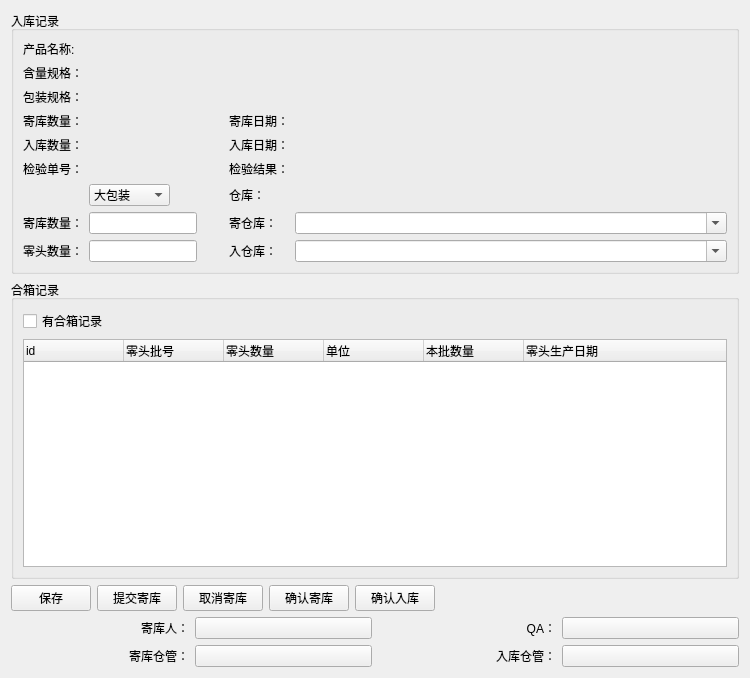
<?xml version="1.0" encoding="UTF-8"?>
<ui version="4.0">
 <class>Form</class>
 <widget class="QWidget" name="Form">
  <property name="geometry">
   <rect>
    <x>0</x>
    <y>0</y>
    <width>750</width>
    <height>678</height>
   </rect>
  </property>
  <property name="tabletTracking">
   <bool>false</bool>
  </property>
  <property name="windowTitle">
   <string>Form</string>
  </property>
  <layout class="QVBoxLayout" name="verticalLayout">
   <item>
    <widget class="QGroupBox" name="groupBox">
     <property name="title">
      <string>入库记录</string>
     </property>
     <layout class="QGridLayout" name="gridLayout">
      <item row="3" column="0">
       <widget class="QLabel" name="label_3">
        <property name="sizePolicy">
         <sizepolicy hsizetype="Fixed" vsizetype="Preferred">
          <horstretch>0</horstretch>
          <verstretch>0</verstretch>
         </sizepolicy>
        </property>
        <property name="text">
         <string>包装规格：</string>
        </property>
       </widget>
      </item>
      <item row="8" column="1">
       <widget class="QLabel" name="label_reportpaperno">
        <property name="text">
         <string/>
        </property>
       </widget>
      </item>
      <item row="4" column="4">
       <widget class="QLabel" name="label_dpdate">
        <property name="text">
         <string/>
        </property>
       </widget>
      </item>
      <item row="15" column="3">
       <widget class="QLabel" name="label_19">
        <property name="sizePolicy">
         <sizepolicy hsizetype="Fixed" vsizetype="Preferred">
          <horstretch>0</horstretch>
          <verstretch>0</verstretch>
         </sizepolicy>
        </property>
        <property name="text">
         <string>入仓库：</string>
        </property>
        <property name="alignment">
         <set>Qt::AlignRight|Qt::AlignTrailing|Qt::AlignVCenter</set>
        </property>
       </widget>
      </item>
      <item row="13" column="1">
       <layout class="QHBoxLayout" name="horizontalLayout">
        <item>
         <widget class="QLineEdit" name="lineEdit_amount">
          <property name="sizePolicy">
           <sizepolicy hsizetype="Preferred" vsizetype="Fixed">
            <horstretch>0</horstretch>
            <verstretch>0</verstretch>
           </sizepolicy>
          </property>
         </widget>
        </item>
        <item>
         <widget class="QLabel" name="label_unit">
          <property name="text">
           <string/>
          </property>
         </widget>
        </item>
       </layout>
      </item>
      <item row="4" column="3">
       <widget class="QLabel" name="label_13">
        <property name="sizePolicy">
         <sizepolicy hsizetype="Preferred" vsizetype="Preferred">
          <horstretch>0</horstretch>
          <verstretch>0</verstretch>
         </sizepolicy>
        </property>
        <property name="text">
         <string>寄库日期：</string>
        </property>
        <property name="alignment">
         <set>Qt::AlignRight|Qt::AlignTrailing|Qt::AlignVCenter</set>
        </property>
       </widget>
      </item>
      <item row="6" column="0">
       <widget class="QLabel" name="label_8">
        <property name="sizePolicy">
         <sizepolicy hsizetype="Fixed" vsizetype="Preferred">
          <horstretch>0</horstretch>
          <verstretch>0</verstretch>
         </sizepolicy>
        </property>
        <property name="text">
         <string>入库数量：</string>
        </property>
       </widget>
      </item>
      <item row="1" column="1" colspan="4">
       <widget class="QLabel" name="label_spec">
        <property name="text">
         <string/>
        </property>
       </widget>
      </item>
      <item row="0" column="0">
       <widget class="QLabel" name="label">
        <property name="sizePolicy">
         <sizepolicy hsizetype="Fixed" vsizetype="Preferred">
          <horstretch>0</horstretch>
          <verstretch>0</verstretch>
         </sizepolicy>
        </property>
        <property name="text">
         <string>产品名称:</string>
        </property>
       </widget>
      </item>
      <item row="15" column="1">
       <layout class="QHBoxLayout" name="horizontalLayout_2">
        <item>
         <widget class="QLineEdit" name="lineEdit_oddment">
          <property name="sizePolicy">
           <sizepolicy hsizetype="Preferred" vsizetype="Fixed">
            <horstretch>0</horstretch>
            <verstretch>0</verstretch>
           </sizepolicy>
          </property>
         </widget>
        </item>
        <item>
         <widget class="QLabel" name="label_oddmentunit">
          <property name="text">
           <string/>
          </property>
         </widget>
        </item>
       </layout>
      </item>
      <item row="6" column="3">
       <widget class="QLabel" name="label_17">
        <property name="sizePolicy">
         <sizepolicy hsizetype="Fixed" vsizetype="Preferred">
          <horstretch>0</horstretch>
          <verstretch>0</verstretch>
         </sizepolicy>
        </property>
        <property name="text">
         <string>入库日期：</string>
        </property>
        <property name="alignment">
         <set>Qt::AlignRight|Qt::AlignTrailing|Qt::AlignVCenter</set>
        </property>
       </widget>
      </item>
      <item row="8" column="0">
       <widget class="QLabel" name="label_22">
        <property name="sizePolicy">
         <sizepolicy hsizetype="Fixed" vsizetype="Preferred">
          <horstretch>0</horstretch>
          <verstretch>0</verstretch>
         </sizepolicy>
        </property>
        <property name="text">
         <string>检验单号：</string>
        </property>
       </widget>
      </item>
      <item row="6" column="4">
       <widget class="QLabel" name="label_pidate">
        <property name="text">
         <string/>
        </property>
       </widget>
      </item>
      <item row="15" column="4">
       <widget class="QComboBox" name="comboBox_piposition">
        <property name="editable">
         <bool>true</bool>
        </property>
       </widget>
      </item>
      <item row="13" column="3">
       <widget class="QLabel" name="label_5">
        <property name="sizePolicy">
         <sizepolicy hsizetype="Fixed" vsizetype="Preferred">
          <horstretch>0</horstretch>
          <verstretch>0</verstretch>
         </sizepolicy>
        </property>
        <property name="text">
         <string>寄仓库：</string>
        </property>
        <property name="alignment">
         <set>Qt::AlignRight|Qt::AlignTrailing|Qt::AlignVCenter</set>
        </property>
       </widget>
      </item>
      <item row="13" column="4">
       <widget class="QComboBox" name="comboBox_dpposition">
        <property name="editable">
         <bool>true</bool>
        </property>
       </widget>
      </item>
      <item row="0" column="1" colspan="4">
       <widget class="QLabel" name="label_product">
        <property name="text">
         <string/>
        </property>
       </widget>
      </item>
      <item row="3" column="1" colspan="4">
       <widget class="QLabel" name="label_package">
        <property name="text">
         <string/>
        </property>
       </widget>
      </item>
      <item row="4" column="0">
       <widget class="QLabel" name="label_20">
        <property name="sizePolicy">
         <sizepolicy hsizetype="Fixed" vsizetype="Preferred">
          <horstretch>0</horstretch>
          <verstretch>0</verstretch>
         </sizepolicy>
        </property>
        <property name="text">
         <string>寄库数量：</string>
        </property>
       </widget>
      </item>
      <item row="9" column="1">
       <widget class="QComboBox" name="comboBox_unittype">
        <property name="sizePolicy">
         <sizepolicy hsizetype="Fixed" vsizetype="Fixed">
          <horstretch>0</horstretch>
          <verstretch>0</verstretch>
         </sizepolicy>
        </property>
        <item>
         <property name="text">
          <string>大包装      </string>
         </property>
        </item>
        <item>
         <property name="text">
          <string>中包装      </string>
         </property>
        </item>
        <item>
         <property name="text">
          <string>小包装      </string>
         </property>
        </item>
       </widget>
      </item>
      <item row="9" column="3">
       <widget class="QLabel" name="label_9">
        <property name="sizePolicy">
         <sizepolicy hsizetype="Fixed" vsizetype="Preferred">
          <horstretch>0</horstretch>
          <verstretch>0</verstretch>
         </sizepolicy>
        </property>
        <property name="text">
         <string>仓库：</string>
        </property>
        <property name="alignment">
         <set>Qt::AlignRight|Qt::AlignTrailing|Qt::AlignVCenter</set>
        </property>
       </widget>
      </item>
      <item row="8" column="3">
       <widget class="QLabel" name="label_2">
        <property name="sizePolicy">
         <sizepolicy hsizetype="Fixed" vsizetype="Preferred">
          <horstretch>0</horstretch>
          <verstretch>0</verstretch>
         </sizepolicy>
        </property>
        <property name="text">
         <string>检验结果：</string>
        </property>
        <property name="alignment">
         <set>Qt::AlignRight|Qt::AlignTrailing|Qt::AlignVCenter</set>
        </property>
       </widget>
      </item>
      <item row="9" column="4">
       <widget class="QLabel" name="label_warehouse">
        <property name="text">
         <string/>
        </property>
       </widget>
      </item>
      <item row="8" column="4">
       <widget class="QLabel" name="label_checkstatus">
        <property name="text">
         <string/>
        </property>
       </widget>
      </item>
      <item row="6" column="1">
       <layout class="QHBoxLayout" name="horizontalLayout_5">
        <item>
         <widget class="QLabel" name="label_piamount">
          <property name="text">
           <string/>
          </property>
         </widget>
        </item>
        <item>
         <widget class="QLabel" name="label_dpunit">
          <property name="text">
           <string/>
          </property>
         </widget>
        </item>
       </layout>
      </item>
      <item row="4" column="1">
       <layout class="QHBoxLayout" name="horizontalLayout_4">
        <item>
         <widget class="QLabel" name="label_dpamount">
          <property name="text">
           <string/>
          </property>
         </widget>
        </item>
        <item>
         <widget class="QLabel" name="label_piunit">
          <property name="text">
           <string/>
          </property>
         </widget>
        </item>
       </layout>
      </item>
      <item row="13" column="0">
       <widget class="QLabel" name="label_18">
        <property name="sizePolicy">
         <sizepolicy hsizetype="Fixed" vsizetype="Preferred">
          <horstretch>0</horstretch>
          <verstretch>0</verstretch>
         </sizepolicy>
        </property>
        <property name="text">
         <string>寄库数量：</string>
        </property>
       </widget>
      </item>
      <item row="1" column="0">
       <widget class="QLabel" name="label_16">
        <property name="sizePolicy">
         <sizepolicy hsizetype="Fixed" vsizetype="Preferred">
          <horstretch>0</horstretch>
          <verstretch>0</verstretch>
         </sizepolicy>
        </property>
        <property name="text">
         <string>含量规格：</string>
        </property>
       </widget>
      </item>
      <item row="15" column="0">
       <widget class="QLabel" name="label_12">
        <property name="sizePolicy">
         <sizepolicy hsizetype="Fixed" vsizetype="Preferred">
          <horstretch>0</horstretch>
          <verstretch>0</verstretch>
         </sizepolicy>
        </property>
        <property name="text">
         <string>零头数量：</string>
        </property>
       </widget>
      </item>
      <item row="4" column="2">
       <widget class="QLabel" name="label_6">
        <property name="sizePolicy">
         <sizepolicy hsizetype="Fixed" vsizetype="Preferred">
          <horstretch>0</horstretch>
          <verstretch>0</verstretch>
         </sizepolicy>
        </property>
        <property name="text">
         <string/>
        </property>
       </widget>
      </item>
     </layout>
    </widget>
   </item>
   <item>
    <widget class="QGroupBox" name="groupBox_2">
     <property name="title">
      <string>合箱记录</string>
     </property>
     <layout class="QGridLayout" name="gridLayout_3">
      <item row="0" column="0">
       <widget class="QCheckBox" name="checkBox_has_draw_oddments">
        <property name="enabled">
         <bool>true</bool>
        </property>
        <property name="tabletTracking">
         <bool>false</bool>
        </property>
        <property name="text">
         <string>有合箱记录</string>
        </property>
       </widget>
      </item>
      <item row="1" column="0">
       <widget class="QTreeWidget" name="treeWidget_oddments">
        <column>
         <property name="text">
          <string>id</string>
         </property>
        </column>
        <column>
         <property name="text">
          <string>零头批号</string>
         </property>
        </column>
        <column>
         <property name="text">
          <string>零头数量</string>
         </property>
        </column>
        <column>
         <property name="text">
          <string>单位</string>
         </property>
        </column>
        <column>
         <property name="text">
          <string>本批数量</string>
         </property>
        </column>
        <column>
         <property name="text">
          <string>零头生产日期</string>
         </property>
        </column>
       </widget>
      </item>
     </layout>
    </widget>
   </item>
   <item>
    <layout class="QHBoxLayout" name="horizontalLayout_3">
     <item>
      <widget class="QPushButton" name="pushButton_save">
       <property name="text">
        <string>保存</string>
       </property>
      </widget>
     </item>
     <item>
      <widget class="QPushButton" name="pushButton_accept">
       <property name="text">
        <string>提交寄库</string>
       </property>
      </widget>
     </item>
     <item>
      <widget class="QPushButton" name="pushButton_cancel">
       <property name="text">
        <string>取消寄库</string>
       </property>
      </widget>
     </item>
     <item>
      <widget class="QPushButton" name="pushButton_dp">
       <property name="text">
        <string>确认寄库</string>
       </property>
      </widget>
     </item>
     <item>
      <widget class="QPushButton" name="pushButton_pi">
       <property name="text">
        <string>确认入库</string>
       </property>
      </widget>
     </item>
     <item>
      <spacer name="horizontalSpacer">
       <property name="orientation">
        <enum>Qt::Horizontal</enum>
       </property>
       <property name="sizeHint" stdset="0">
        <size>
         <width>40</width>
         <height>20</height>
        </size>
       </property>
      </spacer>
     </item>
    </layout>
   </item>
   <item>
    <layout class="QGridLayout" name="gridLayout_2">
     <item row="0" column="1">
      <widget class="SignButton" name="pushButton_applyer">
       <property name="text">
        <string/>
       </property>
      </widget>
     </item>
     <item row="0" column="0">
      <widget class="QLabel" name="label_31">
       <property name="text">
        <string>寄库人：</string>
       </property>
       <property name="alignment">
        <set>Qt::AlignRight|Qt::AlignTrailing|Qt::AlignVCenter</set>
       </property>
      </widget>
     </item>
     <item row="0" column="5">
      <widget class="SignButton" name="pushButton_qa">
       <property name="text">
        <string/>
       </property>
      </widget>
     </item>
     <item row="0" column="4">
      <widget class="QLabel" name="label_32">
       <property name="text">
        <string>QA：</string>
       </property>
       <property name="alignment">
        <set>Qt::AlignRight|Qt::AlignTrailing|Qt::AlignVCenter</set>
       </property>
      </widget>
     </item>
     <item row="1" column="0">
      <widget class="QLabel" name="label_33">
       <property name="text">
        <string>寄库仓管：</string>
       </property>
       <property name="alignment">
        <set>Qt::AlignRight|Qt::AlignTrailing|Qt::AlignVCenter</set>
       </property>
      </widget>
     </item>
     <item row="1" column="1">
      <widget class="SignButton" name="pushButton_dpwsman">
       <property name="text">
        <string/>
       </property>
      </widget>
     </item>
     <item row="1" column="4">
      <widget class="QLabel" name="label_4">
       <property name="text">
        <string>入库仓管：</string>
       </property>
       <property name="alignment">
        <set>Qt::AlignRight|Qt::AlignTrailing|Qt::AlignVCenter</set>
       </property>
      </widget>
     </item>
     <item row="1" column="5">
      <widget class="SignButton" name="pushButton_piwsman">
       <property name="text">
        <string/>
       </property>
      </widget>
     </item>
    </layout>
   </item>
  </layout>
 </widget>
 <customwidgets>
  <customwidget>
   <class>SignButton</class>
   <extends>QPushButton</extends>
   <header>lib.sign.signbutton.h</header>
  </customwidget>
 </customwidgets>
 <tabstops>
  <tabstop>comboBox_unittype</tabstop>
  <tabstop>lineEdit_amount</tabstop>
  <tabstop>lineEdit_oddment</tabstop>
  <tabstop>comboBox_dpposition</tabstop>
  <tabstop>comboBox_piposition</tabstop>
  <tabstop>pushButton_accept</tabstop>
  <tabstop>pushButton_cancel</tabstop>
  <tabstop>pushButton_applyer</tabstop>
  <tabstop>pushButton_qa</tabstop>
  <tabstop>pushButton_dpwsman</tabstop>
  <tabstop>pushButton_piwsman</tabstop>
  <tabstop>treeWidget_oddments</tabstop>
  <tabstop>checkBox_has_draw_oddments</tabstop>
 </tabstops>
 <resources/>
 <connections/>
</ui>
